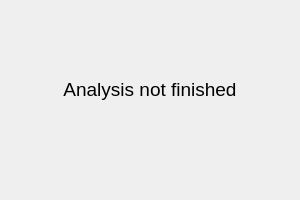
<?xml version="1.0" encoding="UTF-8"?>
<ui version="4.0">
 <class>Dialog5</class>
 <widget class="QDialog" name="Dialog5">
  <property name="geometry">
   <rect>
    <x>0</x>
    <y>0</y>
    <width>300</width>
    <height>200</height>
   </rect>
  </property>
  <property name="windowTitle">
   <string>Dialog</string>
  </property>
  <widget class="QLabel" name="label">
   <property name="geometry">
    <rect>
     <x>0</x>
     <y>0</y>
     <width>300</width>
     <height>180</height>
    </rect>
   </property>
   <property name="text">
    <string>&lt;html&gt;&lt;head/&gt;&lt;body&gt;&lt;p align=&quot;center&quot;&gt;&lt;span style=&quot; font-size:14pt;&quot;&gt;Analysis not finished&lt;/span&gt;&lt;/p&gt;&lt;/body&gt;&lt;/html&gt;</string>
   </property>
  </widget>
 </widget>
 <resources/>
 <connections/>
</ui>
